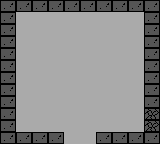

This game map was drawn from its Tiled (.tmx) file and the tilesets committed beside it. A one-line description and the full map source follow:
An orthogonal 10x12 tile map with 16x12 px tiles, 1 tile layer (Tile Layer 1) and 4 objects (Default).

<map version="1.5" tiledversion="1.7.2" orientation="orthogonal" renderorder="right-down" width="10" height="12" tilewidth="16" tileheight="12" infinite="0" nextlayerid="8" nextobjectid="48">
 <tileset firstgid="1" source="tiles.tsx" />
 <layer id="1" name="Tile Layer 1" width="10" height="12">
  <data encoding="csv">
2,2,2,2,2,2,2,2,2,2,
2,31,31,31,31,31,31,31,31,2,
2,31,31,31,31,31,31,31,31,2,
2,31,31,31,31,31,31,31,31,2,
2,31,31,31,31,31,31,31,31,2,
2,31,31,31,31,31,31,31,31,2,
2,31,31,31,31,31,31,31,31,2,
2,31,31,31,31,31,31,31,31,2,
2,31,31,31,31,31,31,31,31,2,
2,31,31,31,31,31,31,31,31,4,
2,31,31,31,31,31,31,31,31,4,
2,2,2,2,31,31,2,2,2,2
</data>
 </layer>
 <objectgroup id="2" name="Spawners">
  <object id="44" name="Default" x="103" y="108" width="16" height="3">
   <properties>
    <property name="source" value="cavern1" />
   </properties>
  </object>
  <object id="45" x="72" y="141" width="16" height="3">
   <properties>
    <property name="source" value="cavern1" />
   </properties>
  </object>
 </objectgroup>
 <objectgroup id="3" name="Teleporters">
  <object id="46" x="64" y="161" width="32" height="4">
   <properties>
    <property name="destination" value="cavern1" />
   </properties>
  </object>
  <object id="47" x="157" y="108" width="3" height="24">
   <properties>
    <property name="destination" value="egg0" />
    <property name="dir" value="left" />
    <property name="twoWay" type="bool" value="true" />
   </properties>
  </object>
 </objectgroup>
 <objectgroup id="4" name="EnemySpawner" />
 <objectgroup id="7" name="Triggers" />
</map>
